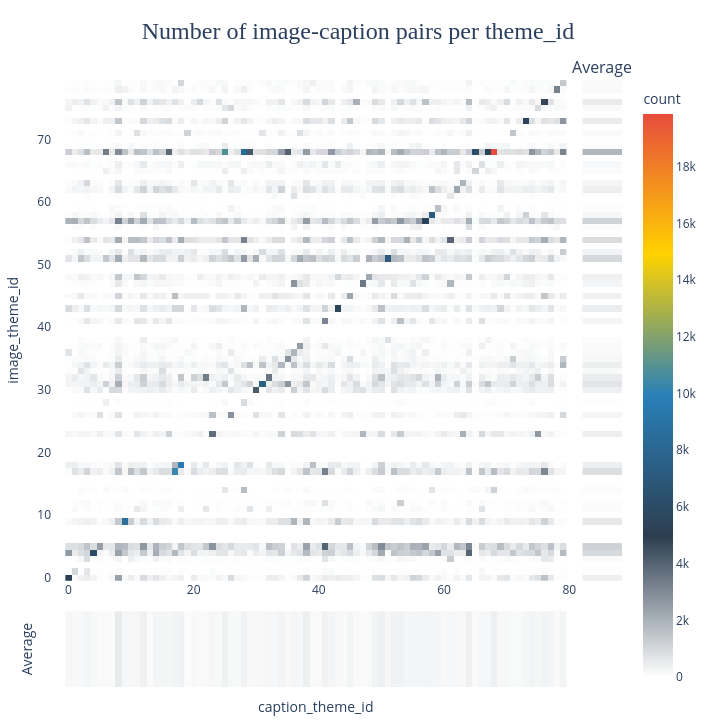

Source (notebook cell):
### Code cell
# Plot heatmap from full data for COUNT
fig1 = p3_utils.heatmap_from_df( df_heatmap,
                                x_col="caption_theme_id",
                                y_col="image_theme_id",
                                value_col="count",
                                colors = ["#ffffff",
                                            "#2c3e50",
                                            "#2980b9",
                                            "#ffd200",
                                            "#e74c3c"],
                                title = "Number of image-caption pairs per theme_id",
                                width=720)

fig1.show()
if SAVE:
    fig1.write_html("/Users/jeremyserillon/Downloads/heatmap_theme_id_count.html")

### Figure 1 — Plotly figure (JSON) as saved in the notebook; plotly's stock layout.template omitted (floating-point values rounded to 4 significant figures; data arrays with more than 128 entries replaced by an {"elided": "..."} marker saying what was removed)
{"data": [{"coloraxis": "coloraxis", "customdata": {"elided": "80x80x2 str values"}, "hovertemplate": "<b>Image theme</b>: %{customdata[0]}<br><b>Caption theme</b>: %{customdata[1]}<br><b>count</b>: %{z}<extra></extra>", "showscale": true, "type": "heatmap", "x": [0, 1, 2, 3, 4, 5, 6, 7, 8, 9, 10, 11, 12, 13, 14, 15, 16, 17, 18, 19, 20, 21, 22, 23, 24, 25, 26, 27, 28, 29, 30, 31, 32, 33, 34, 35, 36, 37, 38, 39, 40, 41, 42, 43, 44, 45, 46, 47, 48, 49, 50, 51, 52, 53, 54, 55, 56, 57, 58, 59, 60, 61, 62, 63, 64, 65, 66, 67, 68, 69, 70, 71, 72, 73, 74, 75, 76, 77, 78, 79], "xaxis": "x", "y": [0, 1, 2, 3, 4, 5, 6, 7, 8, 9, 10, 11, 12, 13, 14, 15, 16, 17, 18, 19, 20, 21, 22, 23, 24, 25, 26, 27, 28, 29, 30, 31, 32, 33, 34, 35, 36, 37, 38, 39, 40, 41, 42, 43, 44, 45, 46, 47, 48, 49, 50, 51, 52, 53, 54, 55, 56, 57, 58, 59, 60, 61, 62, 63, 64, 65, 66, 67, 68, 69, 70, 71, 72, 73, 74, 75, 76, 77, 78, 79], "yaxis": "y", "z": {"elided": "80x80 int values"}}, {"coloraxis": "coloraxis", "hovertemplate": "Image_Theme: %{y}<br>mean count: %{z}<extra></extra>", "showscale": false, "type": "heatmap", "x": ["avg"], "xaxis": "x2", "y": [0, 1, 2, 3, 4, 5, 6, 7, 8, 9, 10, 11, 12, 13, 14, 15, 16, 17, 18, 19, 20, 21, 22, 23, 24, 25, 26, 27, 28, 29, 30, 31, 32, 33, 34, 35, 36, 37, 38, 39, 40, 41, 42, 43, 44, 45, 46, 47, 48, 49, 50, 51, 52, 53, 54, 55, 56, 57, 58, 59, 60, 61, 62, 63, 64, 65, 66, 67, 68, 69, 70, 71, 72, 73, 74, 75, 76, 77, 78, 79], "yaxis": "y2", "z": [[449.5], [55.26], [0.0], [124.1], [957.4], [1155.0], [0.0], [0.0], [0.0], [592.3], [0.0], [93.31], [76.44], [0.0], [99.33], [0.0], [0.0], [831.4], [416.1], [0.0], [0.0], [0.0], [0.0], [446.6], [0.0], [0.0], [244.1], [0.0], [42.99], [0.0], [395.0], [682.1], [509.7], [164.8], [446.7], [215.0], [146.8], [154.8], [75.65], [0.0], [0.0], [265.7], [0.0], [496.2], [0.0], [358.6], [0.0], [248.0], [381.2], [0.0], [0.0], [977.7], [313.1], [0.0], [896.6], [0.0], [72.46], [1143.0], [230.3], [68.96], [0.0], [47.95], [442.4], [222.4], [0.0], [102.4], [184.2], [0.0], [1861.0], [85.28], [0.0], [147.2], [0.0], [511.2], [0.0], [125.2], [511.5], [0.0], [154.5], [126.3]]}, {"coloraxis": "coloraxis", "hovertemplate": "Caption_Theme: %{x}<br>mean count: %{z}<extra></extra>", "showscale": false, "type": "heatmap", "x": [0, 1, 2, 3, 4, 5, 6, 7, 8, 9, 10, 11, 12, 13, 14, 15, 16, 17, 18, 19, 20, 21, 22, 23, 24, 25, 26, 27, 28, 29, 30, 31, 32, 33, 34, 35, 36, 37, 38, 39, 40, 41, 42, 43, 44, 45, 46, 47, 48, 49, 50, 51, 52, 53, 54, 55, 56, 57, 58, 59, 60, 61, 62, 63, 64, 65, 66, 67, 68, 69, 70, 71, 72, 73, 74, 75, 76, 77, 78, 79], "xaxis": "x3", "y": ["avg"], "yaxis": "y3", "z": [[217.6, 147.0, 177.4, 263.2, 189.1, 117.0, 145.1, 132.3, 530.4, 238.9, 200.8, 218.9, 377.2, 125.5, 262.1, 248.1, 244.1, 292.1, 341.3, 93.45, 186.9, 123.5, 165.1, 222.5, 192.5, 348.6, 188.1, 155.4, 340.5, 173.9, 171.6, 196.2, 226.7, 205.8, 290.0, 174.0, 248.1, 211.7, 416.4, 166.5, 147.2, 341.2, 251.9, 176.3, 166.8, 273.9, 152.4, 116.1, 165.5, 308.0, 382.2, 199.4, 306.8, 327.4, 229.1, 251.8, 249.1, 274.1, 254.3, 234.9, 175.6, 202.2, 206.4, 167.3, 391.4, 120.7, 230.9, 224.2, 408.9, 199.4, 200.2, 167.1, 157.3, 228.4, 280.7, 243.0, 316.6, 258.9, 120.5, 274.9]]}], "layout": {"annotations": [{"font": {"size": 16}, "showarrow": false, "text": "Average", "x": 0.9652, "xanchor": "center", "xref": "paper", "y": 1, "yanchor": "bottom", "yref": "paper"}], "coloraxis": {"colorbar": {"title": {"text": "count"}}, "colorscale": [[0, "#ffffff"], [0.25, "#2c3e50"], [0.5, "#2980b9"], [0.75, "#ffd200"], [1, "#e74c3c"]]}, "height": 724, "margin": {"b": 12, "l": 12, "r": 12, "t": 80}, "plot_bgcolor": "white", "title": {"font": {"family": "Playfair Display, serif", "size": 24}, "text": "Number of image-caption pairs per theme_id", "x": 0.5, "xanchor": "center", "y": 0.97}, "width": 716, "xaxis": {"anchor": "y", "constrain": "range", "domain": [0, 0.9254], "title": {}}, "xaxis2": {"anchor": "y2", "domain": [0.9304, 1], "visible": false}, "xaxis3": {"anchor": "y3", "domain": [0, 0.9254], "matches": "x", "showticklabels": false, "title": {"text": "caption_theme_id"}}, "yaxis": {"anchor": "x", "constrain": "range", "domain": [0.175, 1], "scaleanchor": "x", "scaleratio": 1, "title": {"text": "image_theme_id"}}, "yaxis2": {"anchor": "x2", "domain": [0.175, 1], "matches": "y", "showticklabels": false, "title": {}}, "yaxis3": {"anchor": "x3", "domain": [0, 0.125], "showticklabels": false, "title": {"text": "Average"}}}}
